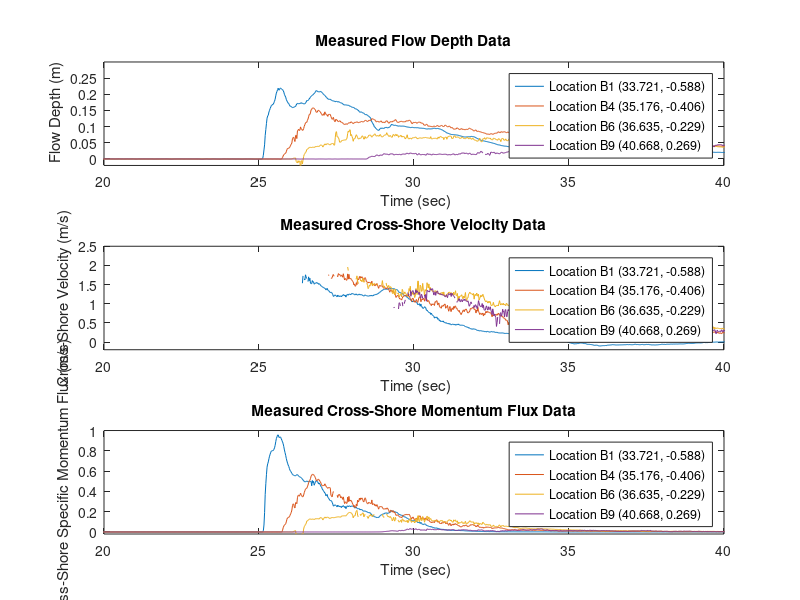

MATLAB code for this plot:
clear all
clf

load Location_B1.txt
load Location_B4.txt
load Location_B6.txt
load Location_B9.txt

subplot(3,1,1)
plot(Location_B1(:,1),Location_B1(:,2),Location_B4(:,1),Location_B4(:,2),Location_B6(:,1),Location_B6(:,2),Location_B9(:,1),Location_B9(:,2))
legend('Location B1 (33.721, -0.588)','Location B4 (35.176, -0.406)','Location B6 (36.635, -0.229)','Location B9 (40.668, 0.269)')
axis([20 40 -.02 .3])
ylabel(' Flow Depth (m)')
xlabel(' Time (sec)')
title('Measured Flow Depth Data')


subplot(3,1,2)
plot(Location_B1(:,1),Location_B1(:,3),Location_B4(:,1),Location_B4(:,3),Location_B6(:,1),Location_B6(:,3),Location_B9(:,1),Location_B9(:,3))
legend('Location B1 (33.721, -0.588)','Location B4 (35.176, -0.406)','Location B6 (36.635, -0.229)','Location B9 (40.668, 0.269)')
axis([20 40 -.2 2.5])
ylabel('Cross-Shore Velocity (m/s)')
xlabel(' Time (sec)')
title('Measured Cross-Shore Velocity Data')


subplot(3,1,3)
plot(Location_B1(:,1),Location_B1(:,4),Location_B4(:,1),Location_B4(:,4),Location_B6(:,1),Location_B6(:,4),Location_B9(:,1),Location_B9(:,4))
legend('Location B1 (33.721, -0.588)','Location B4 (35.176, -0.406)','Location B6 (36.635, -0.229)','Location B9 (40.668, 0.269)')
axis([20 40 -.02 1])
ylabel('Cross-Shore Specific Momentum Flux (m/s)')
xlabel(' Time (sec)')
title('Measured Cross-Shore Momentum Flux Data')

print -djpeg B_locs.jpg